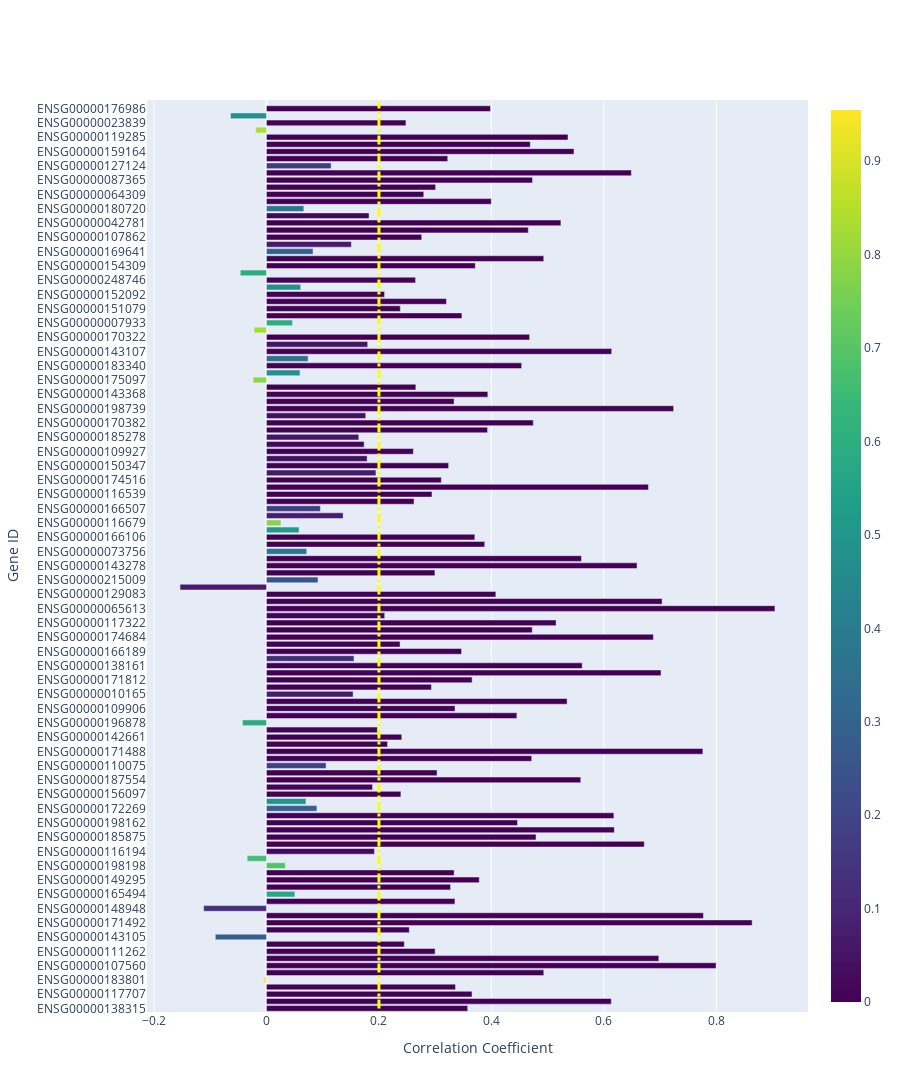

Notebook code cell kept with this figure:
### Code cell
gene_names = list(gene_data_dict.keys())
# Create the bar chart
fig = go.Figure(go.Bar(
    x=list(correlation_list2.values()),
    y=gene_names,
    orientation='h',  # Horizontal bar chart
    marker=dict(color=list(p_value_list2.values()), coloraxis="coloraxis")  # Color based on the correlation factor
))
fig.add_shape(
    type="line",
    x0=0.2, y0=0, x1=0.2, y1=len(gene_names),
    line=dict(color="yellow", width=3, dash="dashdot"),
)


# Update layout for better visualization
fig.update_layout(
    xaxis_title="Correlation Coefficient",
    yaxis_title="Gene ID",
    coloraxis=dict(colorscale='Viridis'),  # Red for higher, blue for lower values
    height=1200  # Adjust height based on the number of genes to avoid squeezing
)

fig.show()
# fig.write_image('jsd_ens_diff_cc_bar.pdf')
